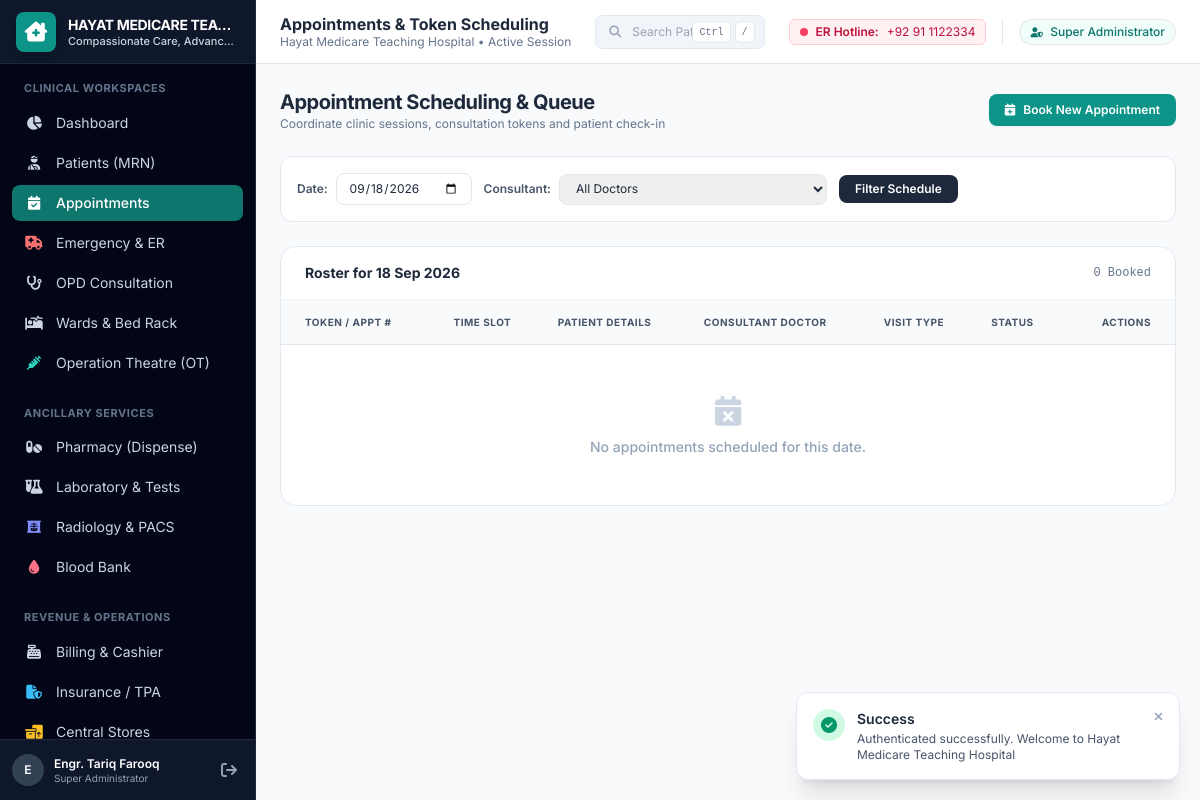
The app's page /index.php?page=appointments (signed in) with its own data.
### tables this page shows
CREATE TABLE `hospital_profiles` (
    `id` INT AUTO_INCREMENT PRIMARY KEY,
    `hospital_name` VARCHAR(150) NOT NULL,
    `tagline` VARCHAR(255) DEFAULT 'Excellence in Patient Care & Clinical Service',
    `license_number` VARCHAR(100) DEFAULT NULL,
    `tax_number` VARCHAR(100) DEFAULT NULL,
    `address` TEXT NOT NULL,
    `city` VARCHAR(100) NOT NULL,
    `country` VARCHAR(100) DEFAULT 'Pakistan',
    `phone` VARCHAR(50) NOT NULL,
    `email` VARCHAR(100) NOT NULL,
    `emergency_hotline` VARCHAR(50) NOT NULL,
    `currency_symbol` VARCHAR(10) DEFAULT 'PKR ',
    `default_tax_rate` DECIMAL(5,2) DEFAULT 0.00,
    `time_zone` VARCHAR(50) DEFAULT 'Asia/Karachi',
    `created_at` TIMESTAMP DEFAULT CURRENT_TIMESTAMP,
    `updated_at` TIMESTAMP DEFAULT CURRENT_TIMESTAMP ON UPDATE CURRENT_TIMESTAMP
);

### views/appointments/index.php (the view, shortened to what the rows shown need)
<div class="flex-1 overflow-y-auto custom-scrollbar p-6 space-y-6">
    <div class="flex flex-col sm:flex-row sm:items-center justify-between gap-4">
        <div>
            <h2 class="text-xl font-bold text-slate-800 tracking-tight">Appointment Scheduling & Queue</h2>
        </div>
    </div>
    <div class="bg-white rounded-2xl border border-slate-200 shadow-xs overflow-hidden">
        <div class="overflow-x-auto">
            <table class="w-full text-left text-xs">
                <thead class="bg-slate-50 text-slate-600 font-semibold uppercase tracking-wider text-[10px] border-b border-slate-200">
                    <tr>
                        <th class="px-6 py-3.5">Token / Appt #</th>
                        <th class="px-4 py-3.5">Time Slot</th>
                        <th class="px-4 py-3.5">Patient Details</th>
                        <th class="px-4 py-3.5">Consultant Doctor</th>
                        <th class="px-4 py-3.5">Visit Type</th>
                        <th class="px-4 py-3.5">Status</th>
                        <th class="px-6 py-3.5 text-right">Actions</th>
                    </tr>
                </thead>
            </table>
        </div>
    </div>
</div>

### views/layouts/sidebar.php (shortened to what the rows shown need)
<?php
$hProfile = hospital_profile();
?>
<aside class="w-64 bg-navy-950 text-slate-300 flex flex-col flex-shrink-0 h-full border-r border-slate-800 no-print">
    <div class="h-16 flex items-center px-4 bg-navy-900 border-b border-slate-800 gap-3">
        <div class="leading-tight overflow-hidden">
            <h1 class="font-bold text-white text-sm truncate tracking-tight uppercase"><?= htmlspecialchars($hProfile['hospital_name']) ?></h1>
            <p class="text-[11px] text-medical-400 font-medium truncate"><?= htmlspecialchars($hProfile['tagline'] ?? 'Clinical Care') ?></p>
        </div>
    </div>
</aside>

### views/layouts/topbar.php (shortened to what the rows shown need)
<?php
$hProfile = hospital_profile();
?>
<header class="h-16 bg-white border-b border-slate-200 px-6 flex items-center justify-between flex-shrink-0 no-print">
    <div class="flex items-center gap-3">
        <div>
            <h2 class="font-bold text-slate-800 text-base leading-tight"><?= clean_input($pageTitle ?? 'Hospital Management') ?></h2>
            <p class="text-xs text-slate-500"><?= htmlspecialchars($hProfile['hospital_name']) ?> &bull; Active Session</p>
        </div>
    </div>
    <div class="flex items-center gap-4">
        <div class="hidden lg:flex items-center gap-2 px-2.5 py-1 bg-rose-50 border border-rose-200 rounded-md text-xs text-rose-700">
            <span class="w-2 h-2 rounded-full bg-rose-500 animate-pulse"></span>
            <span class="font-semibold">ER Hotline:</span> <?= htmlspecialchars($hProfile['emergency_hotline'] ?? '1122') ?>
        </div>
        <div class="flex items-center gap-2 border-l border-slate-200 pl-4">
            <span class="px-2.5 py-1 rounded-full text-xs font-medium bg-medical-50 text-medical-700 border border-medical-200">
            </span>
        </div>
    </div>
</header>

### records on screen
hospital_profiles: hospital_name "HAYAT MEDICARE TEA…", tagline "Compassionate Care, Advanc…", hospital_name "Hayat Medicare Teaching Hospital", emergency_hotline "+92 91 1122334"

### other values on screen
substr($currentUser['full_name'] ?? 'U', 0, 1) "E"
$currentUser['full_name'] "Engr. Tariq Farooq"
$currentUser['role_name'] "Super Administrator"
clean_input($pageTitle ?? 'Hospital Management') "Appointments & Token Scheduling"
format_date($filterDate) "18 Sep 2026"
count($appointments) "0"
$flash['type'] "Success"
$flash['message'] "Authenticated successfully. Welcome to Hayat Medicare Teaching Hospital"
